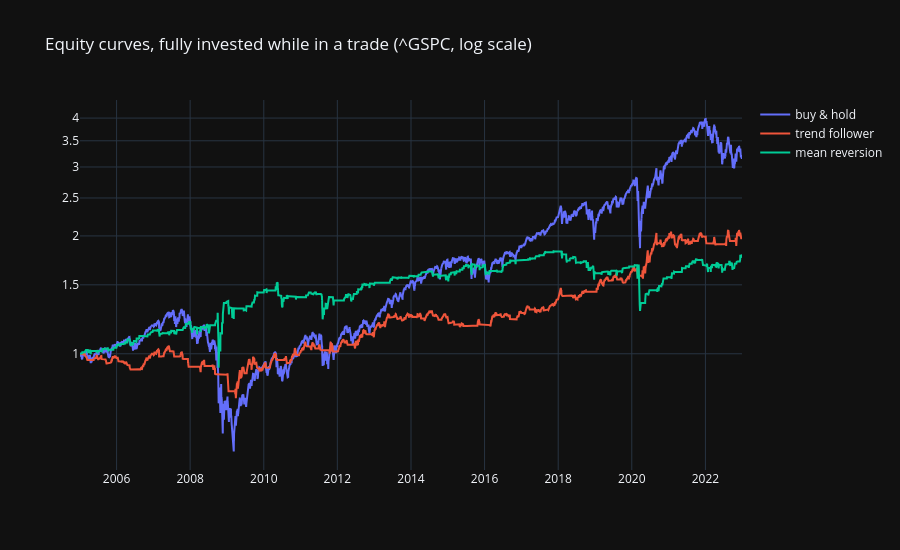

Source (notebook cell):
### Code cell
raw_strats = strategies(prices)
bh = prices.Close.pct_change().fillna(0)

rows = {}
for name, (tr, r, tid) in raw_strats.items():
    rows[name] = dict(trades=len(tr), win_rate=(tr.R > 0).mean(), expectancy_R=tr.R.mean(),
                      avg_bars=tr.bars.mean(), time_in_market=(tid >= 0).mean(), sharpe=sharpe(r), max_dd=max_dd(r))
rows["buy & hold"] = dict(sharpe=sharpe(bh), max_dd=max_dd(bh), time_in_market=1.0)
display(pd.DataFrame(rows).T.round(2))

plot_lines({"buy & hold": equity(bh), "trend follower": equity(raw_strats["trend"][1]),
            "mean reversion": equity(raw_strats["meanrev"][1])},
           f"Equity curves, fully invested while in a trade ({TICKER}, log scale)", logy=True)

### Figure 1 — Plotly figure (JSON) as saved in the notebook; plotly's stock layout.template omitted (floating-point values rounded to 4 significant figures; data arrays with more than 128 entries replaced by an {"elided": "..."} marker saying what was removed)
{"data": [{"line": {"width": 2}, "mode": "lines", "name": "buy & hold", "type": "scatter", "x": {"elided": "4531 str values"}, "y": {"elided": "4531 float values"}}, {"line": {"width": 2}, "mode": "lines", "name": "trend follower", "type": "scatter", "x": {"elided": "4531 str values"}, "y": {"elided": "4531 float values"}}, {"line": {"width": 2}, "mode": "lines", "name": "mean reversion", "type": "scatter", "x": {"elided": "4531 str values"}, "y": {"elided": "4531 float values"}}], "layout": {"height": 550, "hovermode": "x unified", "title": {"text": "Equity curves, fully invested while in a trade (^GSPC, log scale)"}, "yaxis": {"title": {}, "type": "log"}}}
